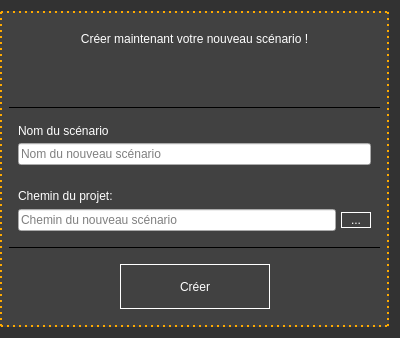
<?xml version="1.0" encoding="UTF-8"?>
<ui version="4.0">
 <class>CNewProjectWizard</class>
 <widget class="QWidget" name="CNewProjectWizard">
  <property name="geometry">
   <rect>
    <x>0</x>
    <y>0</y>
    <width>400</width>
    <height>338</height>
   </rect>
  </property>
  <property name="sizePolicy">
   <sizepolicy hsizetype="Preferred" vsizetype="Preferred">
    <horstretch>0</horstretch>
    <verstretch>0</verstretch>
   </sizepolicy>
  </property>
  <property name="windowTitle">
   <string>Form</string>
  </property>
  <property name="styleSheet">
   <string notr="true">#CNewProjectWizard{
background-color : rgb(50,50,50);
}
</string>
  </property>
  <layout class="QVBoxLayout" name="verticalLayout">
   <property name="leftMargin">
    <number>0</number>
   </property>
   <property name="topMargin">
    <number>11</number>
   </property>
   <property name="rightMargin">
    <number>11</number>
   </property>
   <item>
    <widget class="QWidget" name="newProjectWizardContainer" native="true">
     <property name="styleSheet">
      <string notr="true">#newProjectWizardContainer{
border : 2px dotted rgb(255, 170, 0);
background-color : rgb(65,65,65);
}
QLabel{
color : white;
}</string>
     </property>
     <layout class="QVBoxLayout" name="verticalLayout_2">
      <item>
       <widget class="QLabel" name="label">
        <property name="text">
         <string>Créer maintenant votre nouveau scénario !</string>
        </property>
        <property name="alignment">
         <set>Qt::AlignCenter</set>
        </property>
       </widget>
      </item>
      <item>
       <widget class="QLabel" name="errorLabel">
        <property name="minimumSize">
         <size>
          <width>0</width>
          <height>30</height>
         </size>
        </property>
        <property name="text">
         <string/>
        </property>
       </widget>
      </item>
      <item>
       <widget class="Line" name="line">
        <property name="frameShadow">
         <enum>QFrame::Plain</enum>
        </property>
        <property name="midLineWidth">
         <number>15</number>
        </property>
        <property name="orientation">
         <enum>Qt::Horizontal</enum>
        </property>
       </widget>
      </item>
      <item>
       <widget class="QWidget" name="projectNameContainer" native="true">
        <layout class="QVBoxLayout" name="verticalLayout_3">
         <property name="spacing">
          <number>5</number>
         </property>
         <item>
          <widget class="QLabel" name="projectNameLabel">
           <property name="styleSheet">
            <string notr="true">#projectNameLabel{
color : white;
}</string>
           </property>
           <property name="text">
            <string>Nom du scénario</string>
           </property>
           <property name="alignment">
            <set>Qt::AlignBottom|Qt::AlignLeading|Qt::AlignLeft</set>
           </property>
          </widget>
         </item>
         <item>
          <widget class="QLineEdit" name="projectNameLineEdit">
           <property name="placeholderText">
            <string>Nom du nouveau scénario</string>
           </property>
          </widget>
         </item>
        </layout>
       </widget>
      </item>
      <item>
       <widget class="QWidget" name="pathContainer" native="true">
        <layout class="QVBoxLayout" name="verticalLayout_4">
         <item>
          <widget class="QLabel" name="pathLabel">
           <property name="styleSheet">
            <string notr="true">#projectNameLabel{
color : white;
}</string>
           </property>
           <property name="text">
            <string>Chemin du projet:</string>
           </property>
           <property name="alignment">
            <set>Qt::AlignBottom|Qt::AlignLeading|Qt::AlignLeft</set>
           </property>
          </widget>
         </item>
         <item>
          <widget class="QWidget" name="pathEditorWidget" native="true">
           <layout class="QHBoxLayout" name="horizontalLayout">
            <property name="spacing">
             <number>5</number>
            </property>
            <property name="leftMargin">
             <number>0</number>
            </property>
            <property name="topMargin">
             <number>0</number>
            </property>
            <property name="rightMargin">
             <number>0</number>
            </property>
            <property name="bottomMargin">
             <number>0</number>
            </property>
            <item>
             <widget class="QLineEdit" name="pathLineEdit">
              <property name="readOnly">
               <bool>true</bool>
              </property>
              <property name="placeholderText">
               <string>Chemin du nouveau scénario</string>
              </property>
             </widget>
            </item>
            <item>
             <widget class="QPushButton" name="pathExplorerButton">
              <property name="minimumSize">
               <size>
                <width>30</width>
                <height>0</height>
               </size>
              </property>
              <property name="maximumSize">
               <size>
                <width>50</width>
                <height>16777215</height>
               </size>
              </property>
              <property name="styleSheet">
               <string notr="true">#pathExplorerButton
{
border : 1px solid white;
color : white;
}
#pathExplorerButton:hover
{
border : 1px solid rgb(255, 170, 0);
color : rgb(255, 170, 0);
}</string>
              </property>
              <property name="text">
               <string>...</string>
              </property>
              <property name="flat">
               <bool>true</bool>
              </property>
             </widget>
            </item>
           </layout>
          </widget>
         </item>
        </layout>
       </widget>
      </item>
      <item>
       <widget class="Line" name="line_2">
        <property name="frameShadow">
         <enum>QFrame::Plain</enum>
        </property>
        <property name="orientation">
         <enum>Qt::Horizontal</enum>
        </property>
       </widget>
      </item>
      <item>
       <widget class="QWidget" name="acceptButtonContainer" native="true">
        <layout class="QHBoxLayout" name="horizontalLayout_2">
         <item>
          <spacer name="horizontalSpacer">
           <property name="orientation">
            <enum>Qt::Horizontal</enum>
           </property>
           <property name="sizeHint" stdset="0">
            <size>
             <width>40</width>
             <height>20</height>
            </size>
           </property>
          </spacer>
         </item>
         <item>
          <widget class="QPushButton" name="acceptButton">
           <property name="minimumSize">
            <size>
             <width>150</width>
             <height>45</height>
            </size>
           </property>
           <property name="maximumSize">
            <size>
             <width>150</width>
             <height>16777215</height>
            </size>
           </property>
           <property name="styleSheet">
            <string notr="true">#acceptButton{
border : 1px solid white;
color : white;
}
#acceptButton:hover{
border : 1px solid rgb(255, 170, 0);
color : rgb(255, 170, 0);
}</string>
           </property>
           <property name="text">
            <string>Créer</string>
           </property>
           <property name="flat">
            <bool>true</bool>
           </property>
          </widget>
         </item>
         <item>
          <spacer name="horizontalSpacer_2">
           <property name="orientation">
            <enum>Qt::Horizontal</enum>
           </property>
           <property name="sizeHint" stdset="0">
            <size>
             <width>40</width>
             <height>20</height>
            </size>
           </property>
          </spacer>
         </item>
        </layout>
       </widget>
      </item>
     </layout>
    </widget>
   </item>
  </layout>
 </widget>
 <resources/>
 <connections/>
</ui>
